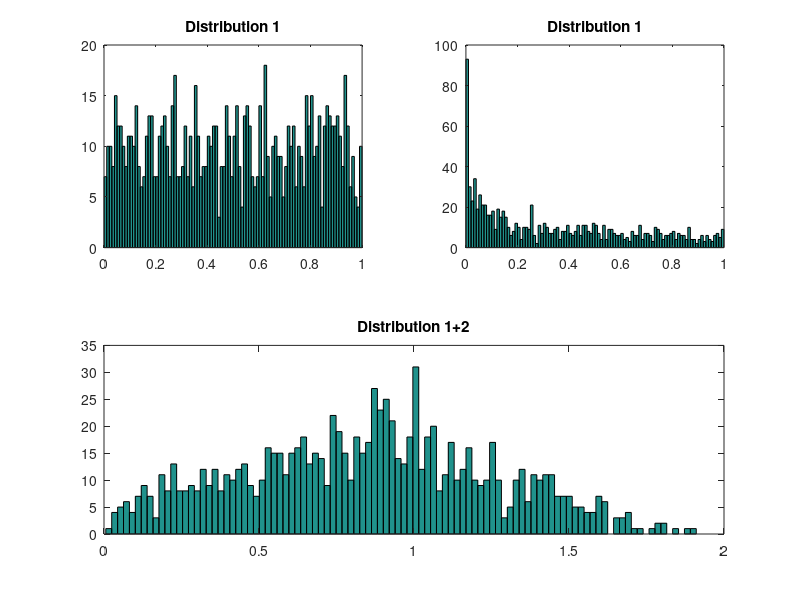

Reproduce this figure in MATLAB. (Note: this script raises an error after producing the figure.)
%%
%     COURSE: Dimension reduction and source separation in neuroscience
%    SECTION: Independent components analysis
%      VIDEO: Data distributions and ICA
% Instructor: sincxpress.com
%
%%

% a clear MATLAB workspace is a clear mental workspace
close all; clear, clc


%% 


% a number
N = 1000;

% a non-Gaussian distribution
dist1 = rand(N,1);

% another non-Gaussian distribution
dist2 = rand(N,1).^2;

% their separate and combined distributions
figure(1), clf
subplot(221)
hist(dist1,100)
title('Distribution 1')

subplot(222)
hist(dist2,100)
title('Distribution 1')

subplot(212)
hist(dist1+dist2,100)
title('Distribution 1+2')

%%% QUESTION: What is the shape of the combined distribution? 
%             Are you surprised at the result?
%             What does this tell you about mixing distributions?

%% ICA on a trivial example (unmixed data)

clear data

% two non-Gaussian distributions
data(1,:) = rand(1,N);
data(2,:) = rand(1,N).^4;


% ICA and scores
b = jader(data);
iscores = b*data;


% plot distributions
figure(2), clf
% data 1
subplot(221), 
hist(data(1,:),100)
title('Data 1')

% data 2
subplot(222), 
hist(data(2,:),100)
title('Data 2')

% IC 1
subplot(223), 
hist(iscores(1,:),100)
title('IC 1')

% IC 2
subplot(224), 
hist(iscores(2,:),100)
title('IC 2')



% now plot data as a function of ICs
figure(3), clf
subplot(121)
plot(data(1,:),iscores(1,:),'o')
xlabel('Data'), ylabel('IC1 scores')
axis square

subplot(122)
plot(data(2,:),iscores(2,:),'o')
xlabel('Data'), ylabel('IC2 scores')
axis square

%% try again with mixed data


clear data

% two non-Gaussian distributions
dataO(1,:) = rand(1,N);
dataO(2,:) = rand(1,N).^4;

% then mix them into a new dataset
data(1,:) = .3*dataO(1,:) + .7*dataO(2,:);
data(2,:) = .7*dataO(1,:) + .3*dataO(2,:);


% ICA and scores (using the mixed data!)
b = jader(data);
iscores = b*data;


% plot distributions
figure(4), clf
% original data 1
subplot(321), 
hist(dataO(1,:),100)
title('O.D. 1')

% original data 2
subplot(322), 
hist(dataO(2,:),100)
title('O.D. 2')

% mixed data 1
subplot(323), 
hist(data(1,:),100)
title('Mixed data 1')

% mixed data 2
subplot(324), 
hist(data(2,:),100)
title('Mixed data 2')


% IC 1
subplot(325), 
hist(iscores(1,:),100)
title('IC 1')

% IC 2
subplot(326), 
hist(iscores(2,:),100)
title('IC 2')



% now plot data as a function of ICs
figure(5), clf
subplot(121)
plot(data(1,:),iscores(1,:),'o')
xlabel('Data'), ylabel('IC1 scores')
axis square

subplot(122)
plot(data(2,:),iscores(2,:),'o')
xlabel('Data'), ylabel('IC2 scores')
axis square


%% Distribution shapes of non-stationary sine waves

%%% The purpose of this cell is for you to see the signal value distributions 
%   of sine waves with varying degrees of non-stationarities.
%   Note: The code is hard-coded to five sine waves.

% some parameters
pnts  = 6000;
srate = 1000;

% frequencies
hz = linspace(0,srate,pnts);

% specify a range of FWHM
minFWHM = .1; % in Hz
maxFWHM = 10; % also in Hz.

% specify range of FWHM
fwhm = logspace(log10(.1),log10(10),5);
peakfreq = 8;

figure(6), clf

for fwhmi=1:5
    
    % create frequency-domain Gaussian
    s  = fwhm(fwhmi)*(2*pi-1)/(4*pi); % normalized width
    x  = hz-peakfreq;          % shifted frequencies
    fg = exp(-.5*(x/s).^2);    % gaussian
    
    % random Fourier coefficients and taper with the Gaussian
    fc = rand(1,pnts) .* exp(1i*2*pi*rand(1,pnts));
    fc = fc .* fg;
    
    % create the time-domain signal, and normalize
    sig = real( ifft(fc) );
    sig = (sig-mean(sig)) / std(sig);
    
    
    %%% plot the power spectrum
    subplot(5,3,fwhmi*3-2)
    plot(hz,abs(fc).^2)
    set(gca,'xlim',[0 peakfreq*4],'xtick',[],'ytick',[]), box off
##    title([ 'FWHM = ' num2str(round(fwhm(fwhmi),2)) ])
title([ 'FWHM = ' num2str(round(fwhm(fwhmi))) ])
    if fwhmi==5, xlabel('Frequency (Hz)'), end
    
    %%% plot the time-domain signal
    subplot(5,3,fwhmi*3-1)
    plot(sig), box off
    set(gca,'xtick',[],'ytick',[])
    if fwhmi==5, xlabel('Time'), end
    
    %%% plot the histogram
    subplot(5,3,fwhmi*3)
    [yh,xh]=hist(sig,90);
    plot(xh,yh)
    set(gca,'xlim',[-1 1]*5,'xtick',[],'ytick',[]), box off
    if fwhmi==5, xlabel('Data value'), end
end


%% done.

